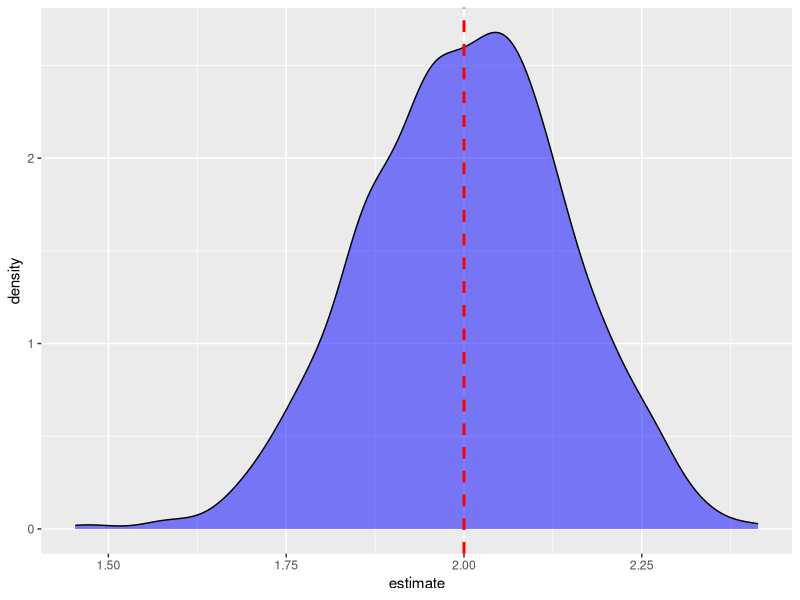

Write R code to recreate this figure.
library(purrr)
library(broom)
library(dplyr)
library(ggplot2)

set.seed(123)

# a single simulation (Linear Regression)

n_languages <- 150

predictor <- seq(0.3, 4.2, len=n_languages)

b0 <- 0.18
b1 <- 2
sd <- 2
error <- rnorm(n_languages, mean = 0, sd = sd)

response <- b0 + b1*predictor + error

dat <- data.frame(predictor, response)

model_fit <- lm(response ~ predictor, data = dat)
summary(model_fit)

# Function for the data simulating and model fitting process
sim_LR <- function(n = 150, from_n = 0.3, 
                   to_n = 4.2, b0 = 0.18, b1 = 2, sigma = 2) {
  predictor <- seq(from_n, to_n, len = n)
  error <- rnorm(n, mean = 0, sd = sigma)
  response <- b0 + b1*predictor + error
  dat.sim <- data.frame(predictor, response)
  model.fit <- lm(response~predictor, data = dat.sim)
  model.fit
}

# Test
set.seed(123)
sim_LR()

# Run the simulation many times (here, 1000)
# Result: a list of fitted LR models based on data simulated
# from the parameters I have set
sims <- replicate(1000, sim_LR(), simplify = FALSE)

# First three models
sims[c(1, 2, 3)]

# What does the distribution of differences in mean response
# between data points look like?

# filter(map_df(sims[c(1, 2, 3)], tidy), term == 'predictor')
sims %>% 
  map_df(tidy) %>%
  filter(term == 'predictor') %>%
  ggplot(aes(x = estimate)) +
  geom_density(fill = 'blue', alpha = .5) +
  geom_vline(xintercept = b1, colour = 'red', linetype = 'dashed', size = 1)























